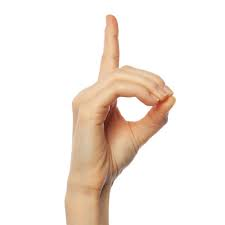
#> input picture Day-wise/Day-2/D.jpg, 225 x 225 px, found by its file name
$ jupyter execute --allow-errors Maths-And-Stats.ipynb
#> lines starting #> are read from the running program, lines starting #| are printed output that depends on the picture
1. Stats

[cell 1]
# Write a pure Python script (no libraries yet) that takes a list of numbers and calculates the Mean, Variance, and Standard Deviation formulas from scratch

l1 = [10,20,30,40,50,60,70,80,90,100]
mean_ = sum(l1) / len(l1)
print("mean of the list data : ",mean_)
var = [(num - mean_)**2 for num in l1]

2. NumPy Fundamentals

[cell 2]
import numpy as np

print("creation of simple numpy array : ",np.array([1,2,3,4]))
print("Creating an array with zeros : ",np.zeros(2))
print("Creating an array with ones : ",np.ones(2))
print("Creating an array using given range : ",np.arange(1,9,2))
print("creating an array using Linspace : ",np.linspace(0,10,num=6))
arr = np.array([10,3,11,23,7,54,2])
print("Sorting a numpy array : ",np.sort(arr))
arr2 = np.array([2,3,1,5,22])
print("Concatenate two numpy array : ",np.concatenate((arr,arr2)))
a = np.array([[1,2],[3,4]])
b = np.array([[5,6]])
print("Concatenate two numpy array at axis 0 : \n",np.concatenate((a,b),axis=0))
print("Slicing operation on a numpy array : ",arr[2:])
print("Masking operation on a numpy array : ",arr[10>arr])
print("Using nonzero function : ",np.nonzero(arr > 10))
a = np.array([[1,2,3],[4,5,6]])
b = np.array([[7,8,9],[10,11,12]])
print("Stacking two arrays Vertically : ",np.vstack((a,b)))
print("Stacking two arrays Horizontally : ",np.hstack((a,b)))
print("Spliting single large array into multiple small arrays : ")
arr = np.arange(1,25).reshape(2,12)
print("Single large array : ",arr)
print(np.hsplit(arr,6))
print(np.random.random(25))
print("Transposing matrix : ",a.T)
print("Reversing an Numpy array : ",np.flip(a))

Mini Project : Image Masking

[cell 3]
from PIL import Image
img = Image.open("D.jpg")
#> img is the input picture: PIL image 225x225 RGB; mean R, G, B 244.1, 235.1, 227.8
print(type(img))
#| <class 'PIL.JpegImagePlugin.JpegImageFile'>
arr = np.array(img,dtype=np.float32)
arr[arr>200] = 0
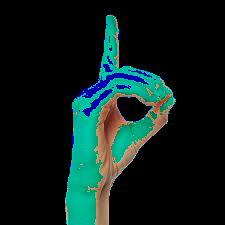
#> arr: shape (225, 225, 3) float32; mean R, G, B 10.9, 30.5, 27.4
print(arr)
#> (printed output is left out)

3. Pandas Data Manipulation

[cell 4]
import pandas as pd
s = pd.Series([1,2,3,4,5])
print(s)
print("Creating a DataFrame : ")
df = pd.DataFrame(np.random.random((4,4)),columns=list("abcd"))
print(df)
print("Creating a DataFrame using a DICT : ")
df1 = pd.DataFrame(
    {
        "Name" : ["abc","bcd"],
        "Number" : [10,20]
    }
)
print(df1)

print("Selection using Label")
print(df1.loc[0])

print("handling missing values : ")
df = pd.DataFrame({
    "Name": ["A", "B", "C"],
    "Score": [90, np.nan, 85]
})
print(df)

df["Score"].fillna(df["Score"].mean(), inplace=True)
print("using mean : ",df)
df["Score"].fillna(df["Score"].median(), inplace=True)
print("using Median : ",df)
df.dropna(inplace=True)
print("Droping values : ",df)

print("removing Duplicate values : ")
df = pd.DataFrame({
    "ID": [1, 2, 2, 3],
    "Name": ["A", "B", "B", "C"]
})
print(df.drop_duplicates())

[cell 5]
# Transformation
df = pd.DataFrame({
    "Dept": ["IT", "IT", "HR"],
    "sal": [50000, 60000, 45000]
})
print("grouping based on Dept and Sal")
print(df.groupby("Dept")["sal"].mean())


print("performing Merge operation : ")
df1 = pd.DataFrame({
    "ID": [1, 2],
    "Name": ["A", "B"]
})

df2 = pd.DataFrame({
    "ID": [1, 2],
    "Salary": [50000, 60000]
})

merged = pd.merge(df1, df2, on="ID")
print(merged)
print("Using pivot table")
df = pd.DataFrame({
    'A': ['Dhairya', 'Swayam', 'Fenil', 'Harpal', 'Meet'],
    'B': ['Masters', 'Graduate', 'Graduate', 'Masters', 'Graduate'],
    'C': [27, 23, 21, 23, 24]
})

df
table = pd.pivot_table(df, index=['A', 'B'])
table

Mini-Project : Titanic Analysis

[cell 6]
import pandas as pd
#> (the rest of this cell did not finish here and is left out)

[cell 7]
print("Filling the missing value of age using median")
#> (the rest of this cell did not finish here and is left out)

[cell 8]
print("finding average of Passangers")
#> (the rest of this cell did not finish here and is left out)

#> (a cell that did not finish here is left out)

#> (a cell that did not finish here is left out)

Mini-Project : The Correlaion Heatmap

[cell 11]
num_var = df.select_dtypes(include=["int64", "float64"])
corr = num_var.corr()
print("printing corelation mat\n",corr)

[cell 12]
import matplotlib.pyplot as plt
import seaborn as sns
plt.figure(figsize=(8,6))
sns.heatmap(
    corr,
    annot=True
)
plt.title("Titanic Dataset corr")
plt.show()
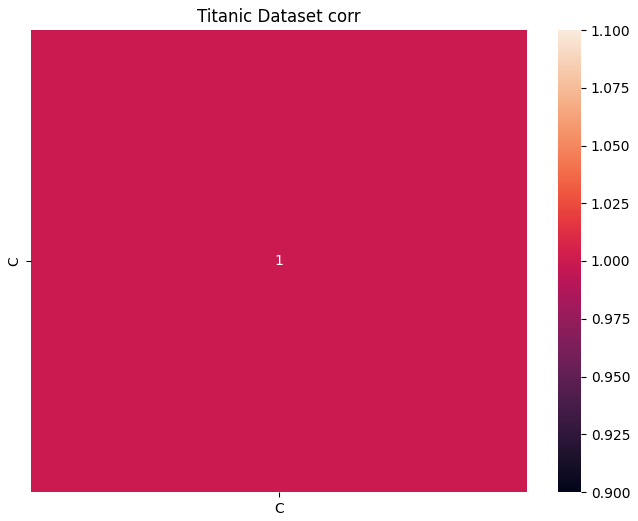
#> figure drawn by matplotlib, 2 panels

Machine Learning

1. Intro to Machine Learning

Mini-Project : Data Splitter

[cell 13]
import numpy as np
import pandas as pd
from sklearn.model_selection import train_test_split

#> (the rest of this cell did not finish here and is left out)

1. Linear regression

[cell 14]
# linear Regression using sklearn
from sklearn.linear_model import LinearRegression
x = np.random.randint(1,50,size=10).reshape(-1,1)
y = np.random.randint(1,50,size=10)
print(x)
print(y)

model = LinearRegression()
model.fit(x,y)
print("coefficient of determination:",model.score(x,y))
print(f"intercept : {model.intercept_}")
print(f"slope : {model.coef_}")

2. Polynomial Regression

[cell 15]
from sklearn.preprocessing import PolynomialFeatures
X = np.random.randint(1,50,size=10).reshape(-1,1)
Y = np.random.randint(1,50,size=10)

print("X : ",X)
print("Y : ",Y)

transformer = PolynomialFeatures(degree=2,include_bias=False)
transformer.fit(X)
X_ = transformer.transform(X)
print("Transformed X : ",X_)

model = LinearRegression()
model.fit(X,Y)
model.score(X,Y)
print("Intercept : ",model.intercept_)
print("Slope : ",model.coef_)

1. Lasso Regularization

[cell 16]
from sklearn.linear_model import Lasso
from sklearn.metrics import mean_squared_error
from sklearn.model_selection import train_test_split
from sklearn.datasets import make_regression

X,Y = make_regression(n_samples=100,n_features=5,random_state=45)
X_train,X_test,Y_train,Y_test = train_test_split(X,Y,random_state=45)

model = Lasso(alpha=0.5)
model.fit(X_train,Y_train)
preds = model.predict(X_test)
mse = mean_squared_error(Y_test,preds)
print("mean squared error : ",mse)
print(model.coef_)

2. Ridge Regularization

[cell 17]
from sklearn.linear_model import Ridge
from sklearn.metrics import mean_squared_error
from sklearn.model_selection import train_test_split
from sklearn.datasets import make_regression

X,Y = make_regression(n_samples=100,n_features=5,random_state=45)
X_train,X_test,Y_train,Y_test = train_test_split(X,Y,random_state=45)

model = Ridge(alpha=0.5)

model.fit(X_train,Y_train)
y_pred = model.predict(X_test)

mse = mean_squared_error(Y_test,y_pred)
print("mean squared error : ",mse)
print(model.coef_)

Mini-Project : House Price Prediction

[cell 18]
import pandas as pd
import numpy as np
from sklearn.linear_model import LinearRegression,Ridge
from sklearn.model_selection import train_test_split


#> (the rest of this cell did not finish here and is left out)

[cell 19]
from sklearn.linear_model import Ridge

model = Ridge(alpha=1.0)
model.fit(X_train,Y_train)
print("R2 score using Ridge loss : ",model.score(X_test,Y_test))

3. Classification Algorithm

1. Logistic Regression

[cell 20]
from sklearn.linear_model import LogisticRegression
from sklearn.metrics import classification_report,confusion_matrix

X = np.random.randint(1,50,size=10).reshape(-1,1)
y = np.array([1,0,0,0,1,0,1,0,1,0])

model = LogisticRegression()
model.fit(X,y)
print(model.score(X,y))
preds = model.predict(X)
print(classification_report(preds,y))

2. SVM Support Vector machine

[cell 21]
import matplotlib.pyplot as plt
import numpy as np
import pandas as pd
from sklearn.datasets import load_breast_cancer
from sklearn.metrics import classification_report
from sklearn.svm import SVC

df = load_breast_cancer()
x = df.data
y = df.target

X_train,X_test,Y_train,Y_test = train_test_split(x,y,random_state=45)

model = SVC(kernel='linear',C=1)
model.fit(X_train,Y_train)

preds = model.predict(X_test)
print("Classification Report : \n",classification_report(preds,Y_test))

3. Decision Tree

[cell 22]
from sklearn.tree import DecisionTreeClassifier
from sklearn.metrics import classification_report,accuracy_score
from sklearn.datasets import load_breast_cancer
from sklearn.model_selection import train_test_split

df = load_breast_cancer()
X = df.data
y = df.target

X_train,X_test,Y_train,Y_test = train_test_split(X,y,random_state=45)

model = DecisionTreeClassifier(
    criterion = 'gini',
    splitter = 'best',
    max_depth = 3,
    min_samples_split=2,
    min_samples_leaf = 1
)


model.fit(X_train,Y_train)
preds = model.predict(X_test)
print("Classification Report : ",classification_report(preds,Y_test))
print("Accuracy Score : ",accuracy_score(preds,Y_test))

[cell 23]
from sklearn.tree import plot_tree
import matplotlib.pyplot as plt

plt.figure(figsize=(18, 15))
plot_tree(model, filled=True, feature_names=df.feature_names,
          class_names=df.target_names)
plt.show()

[cell 24]
from sklearn.ensemble import RandomForestClassifier
from sklearn.metrics import classification_report,accuracy_score
from sklearn.model_selection import train_test_split
from sklearn.datasets import load_breast_cancer

df = load_breast_cancer()
X = df.data
y = df.target

X_train,X_test,Y_train,Y_test = train_test_split(X,y,train_size=0.7,random_state=45)

model = RandomForestClassifier(
    n_estimators = 100,
    criterion = 'gini',
    max_depth = 5,
    min_samples_split=4,
    min_samples_leaf=2
)

model.fit(X_train,Y_train)
preds = model.predict(X_test)
print("classification report : ",classification_report(preds,Y_test))
print("accuracy score :  ",accuracy_score(preds,Y_test))

Mini-Projects : Spam Classifier

[cell 25]
from sklearn.ensemble import RandomForestClassifier
from sklearn.model_selection import train_test_split
from sklearn.metrics import classification_report,accuracy_score
import pandas as pd
import numpy as np

#> (the rest of this cell did not finish here and is left out)

#> (a cell that did not finish here is left out)

[cell 27]
from sklearn.feature_extraction.text import CountVectorizer
from sklearn.preprocessing import LabelEncoder

cv = CountVectorizer()
encoder = LabelEncoder()
#> (the rest of this cell did not finish here and is left out)

4. Clustering Unsupervised learning

1. Kmeans algorithm

[cell 28]
from sklearn.datasets import make_blobs
from sklearn.cluster  import KMeans
import matplotlib.pyplot as plt

X,y = make_blobs(n_samples =100,centers=2,random_state=45)
model = KMeans(n_clusters=2)
model.fit(X)
y_preds = model.predict(X)

centroids = model.cluster_centers_
labels = model.labels_
inertia = model.inertia_

plt.scatter(X[:, 0], X[:, 1], c=y_preds, s=50, cmap='viridis')
plt.scatter(centroids[:, 0], centroids[:, 1], marker='*', label='Centroids')
plt.title('K-Means Clustering Results')
plt.xlabel('Feature 1')
plt.ylabel('Feature 2')
plt.legend()
plt.show()
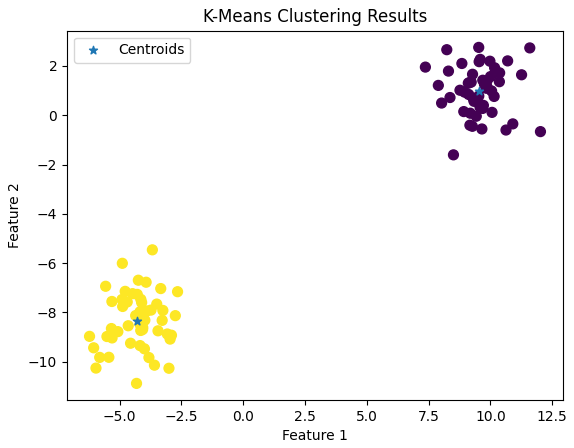
#> figure drawn by matplotlib, 1 panel
